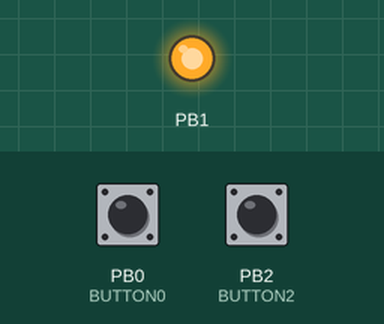
A sketch run on a simulated ATtiny85, built with avr-gcc and run on an emulated ATtiny85. On the bench: output pins drawn as LEDs (lit = HIGH). Dashed ring = blinking. Inputs (shaded band) come from the test bench; at power-on: PB0 (BUTTON0) HIGH, PB2 (BUTTON2) HIGH.

Above: at 1.2 s.
1.3 s: PB0 (BUTTON0) pulled LOW for 1 s
At 1.8 s:
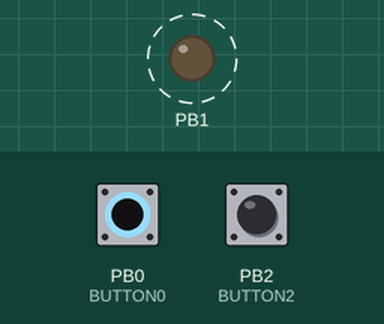
4.0 s: PB2 (BUTTON2) pulled LOW for 3.2 s
At 8.4 s:
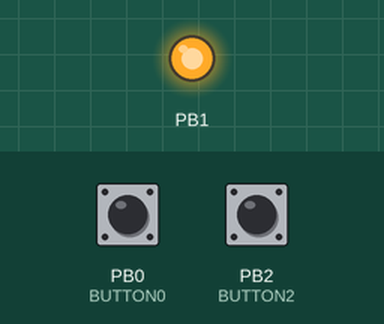
8.7 s: PB0 (BUTTON0) pulled LOW for 3.2 s
At 9.3 s:
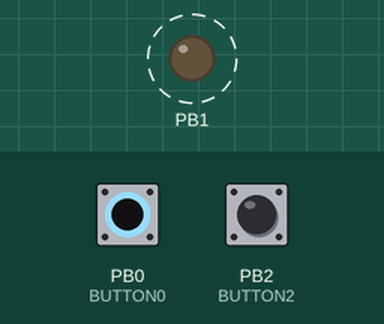
Timing chart, 0 to 14.0 s (numbered marks = the images above; inputs shaded):
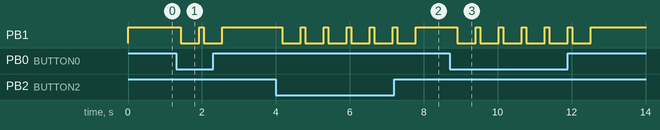

The sketch:

usb-key.ino
```cpp
#include "DigiKeyboard.h"
#define KEY_DELETE            76
#define BUTTON0               0
#define BUTTON2               2
#define TWOBUTTONDETECTDELAY  100
#define LOOPDELAY             100
#define KEYPRESSEDDELAY       500
#define BTNPRESSED            0

#define PASS1 "password1"
#define PASS2 "password2"

void setup() {
  // put your setup code here, to run once:
  pinMode(0, INPUT);
  pinMode(1, OUTPUT);
  pinMode(2, INPUT);
}

void loop()
{
  char loopCount;
  while(1)
  {
    loopCount ++;
    digitalWrite(1,1);

    int button1Pressed = digitalRead(BUTTON0);
    int button2Pressed = digitalRead(BUTTON2);

    if(button1Pressed == BTNPRESSED)
    {
      DigiKeyboard.delay(TWOBUTTONDETECTDELAY);
      button2Pressed = digitalRead(BUTTON2);
    }
    else if(button2Pressed == BTNPRESSED)
    {
      DigiKeyboard.delay(TWOBUTTONDETECTDELAY);
      button1Pressed = digitalRead(BUTTON0);
    }


    if(button1Pressed == BTNPRESSED && button2Pressed == BTNPRESSED)
    {
      DigiKeyboard.sendKeyStroke(KEY_DELETE, MOD_ALT_RIGHT | MOD_CONTROL_LEFT);
      KeyPressed();
      continue;
    }
    else if(button1Pressed == BTNPRESSED)
    {
      SendPass(PASS1);
    }
    else if(button2Pressed == BTNPRESSED)
    {
      SendPass(PASS2);
    }
    else
    {
      DigiKeyboard.delay(LOOPDELAY);
    }

    if(loopCount == 0)
    {
      DigiKeyboard.sendKeyStroke(0);
    }
  }
}

void KeyPressed()
{
  digitalWrite(1,0);
  DigiKeyboard.sendKeyStroke(0);
  DigiKeyboard.delay(KEYPRESSEDDELAY);
}

void SendPass(char* pass)
{
  DigiKeyboard.sendKeyStroke(0);
  DigiKeyboard.println(pass);
  KeyPressed();
}
```

Measured:
- after the input at 1.3 s, PB1: alternates HIGH for 0.12 s and LOW for 0.50 s, 4 changes in all, then stays HIGH, starting after 0.12 s
- after the input at 4.0 s, PB1: alternates HIGH for 0.12 s and LOW for 0.50 s, starting after 0.17 s
- after the input at 8.7 s, PB1: alternates HIGH for 0.12 s and LOW for 0.50 s, 12 changes in all, then stays HIGH, starting after 0.20 s
